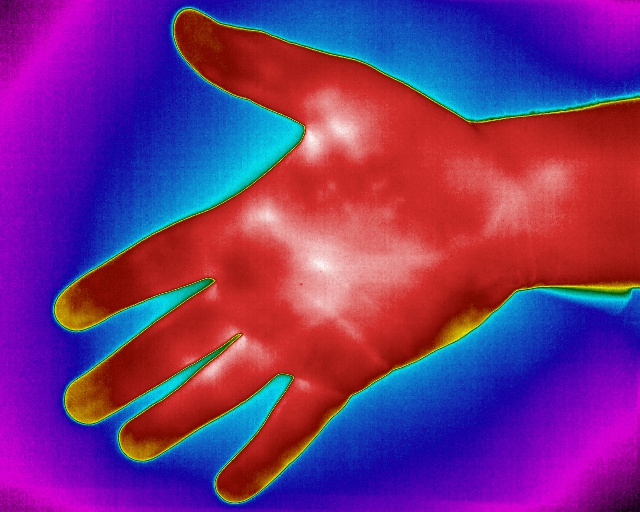
#> input picture Im6.jpg, 640 x 512 px
$ python -i ConvertGrayScale.py   (imports and definitions only)
#> lines starting #> are read from the running program, lines starting #| are printed output that depends on the picture; after the words box and inside, x2 and y2 are one past the last pixel; in counts of white or black regions, pixels touching at a corner belong together; long printed decimals are rounded
import cv2
import imutils
import numpy as np
import argparse
from PIL import Image, ImageOps
from matplotlib import pylab as plt
from skimage.feature import peak_local_max

# Displaying an image
from scipy import ndimage
import scipy.ndimage.filters as filters


# [49 lines left out: functions show_pic, edge_detecting, detect_top_bottom_wrist_points, black_background, not called in this run]


def hp_filter(img, kernel=np.array([[-1]*3, [-1, 8, -1], [-1]*3])/9):
    hpf_arr = ndimage.convolve(img, kernel)
    return hpf_arr


def lp_filter(img, kernel=np.array([[1] * 3, [1] * 3, [1] * 3])/9):
    lpf_arr = ndimage.convolve(img, kernel)
    return lpf_arr


def local_max(data, size):
    return filters.maximum_filter(data, size=size)


def max_points(img):
    points = peak_local_max(img)
    point_x = []
    point_y = []
    for i, j in points:
        point_x.append(j)
        point_y.append(i)

    return point_x, point_y


def local_min(data, size):
    return filters.minimum_filter(data, size=size)


def rgb2gray(rgb):
    return np.dot(rgb[..., :3], [0.2989, 0.5870, 0.1140])


def edge(path):
#> called with path = '../Im6.jpg'
    img = plt.imread(path)
#> img is the input picture: shape (512, 640, 3); mean R, G, B 117.5, 47.9, 124.8
    gray = rgb2gray(img)
#> in rgb2gray, `return np.dot(rgb[..., :3], [0.2989, 0.5870, 0.1140])`:
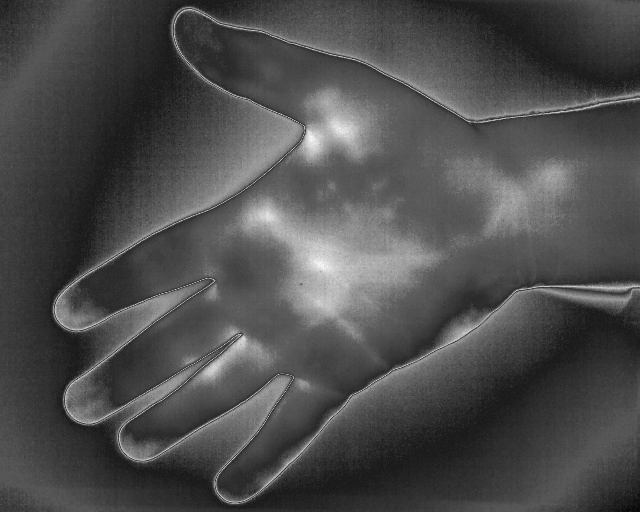
#> returned value: shape (512, 640) float64; min 5.97, max 250.9, mean 77.4
    print(gray.shape)
#| (512, 640)

    plt.figure()

    a = plt.subplot(2, 3, 1)
    plt.title("gray")
    plt.imshow(gray, cmap=plt.get_cmap('gray'))

    hp_filtered_img = hp_filter(gray)
#> in hp_filter, `hpf_arr = ndimage.convolve(img, kernel)`:
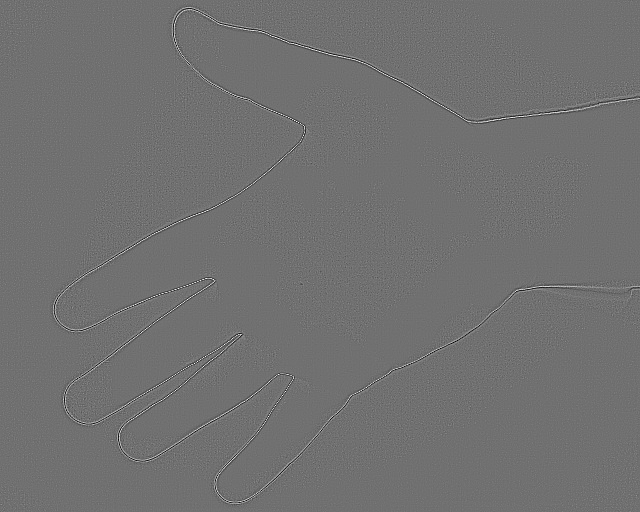
#> hpf_arr: shape (512, 640) float64; min -85.67, max 107.7, mean 0; drawn with min black and max white
    max_img = local_max(hp_filtered_img, 15)
#> in local_max, `return filters.maximum_filter(data, size=size)`:
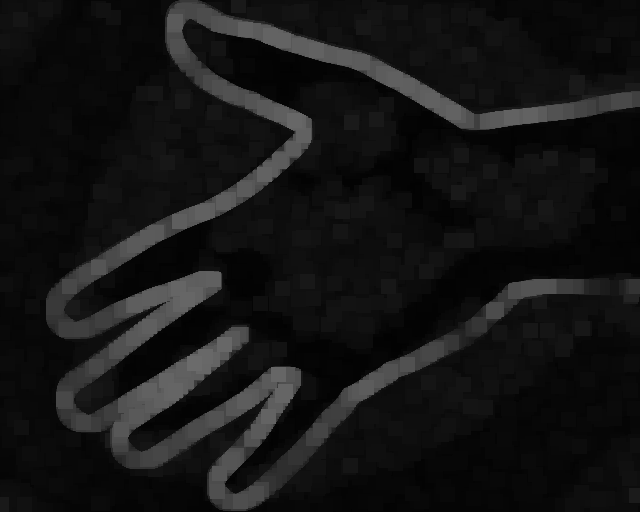
#> returned value: shape (512, 640) float64; min 1.86, max 107.7, mean 21.4
    plt.subplot(2, 3, 2, sharex=a, sharey=a)
    plt.title("hp_filtered_img")
    plt.imshow(hp_filtered_img, cmap=plt.get_cmap('gray'))

    hp_threshold_image = hp_filtered_img
    mean_value = hp_threshold_image.mean()
#> mean_value = 2.47e-16
    hp_threshold_image[hp_threshold_image <= mean_value] = 0
    hp_threshold_image[hp_threshold_image > mean_value] = 255
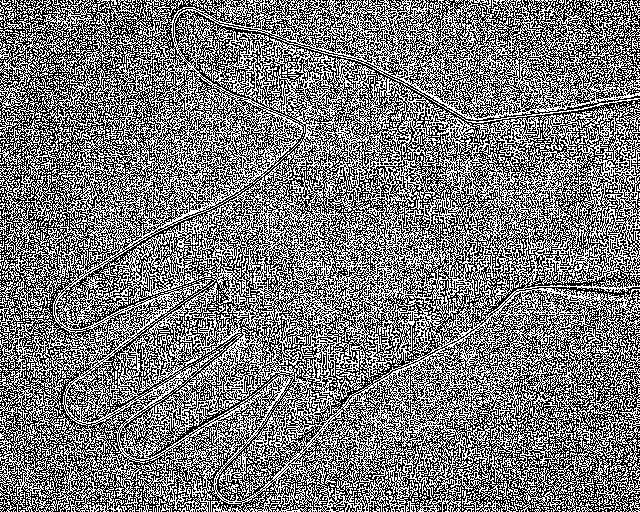
#> hp_threshold_image: shape (512, 640) float64; 47.8% white in thin lines or dots
    plt.subplot(2, 3, 3, sharex=a, sharey=a)
    plt.title("threshold_image hp")
    plt.imshow(hp_threshold_image, cmap=plt.get_cmap('gray'))

    lp_filtered_image = lp_filter(gray)
    plt.subplot(2, 3, 4, sharex=a, sharey=a)
    plt.title("lp_filtered_image")
    plt.imshow(lp_filtered_image, cmap=plt.get_cmap('gray'))

    hp_filtered_img_2 = hp_filter(gray)
    plt.subplot(2, 3, 5, sharex=a, sharey=a)
    plt.title("hp_filtered_img_2")
    plt.imshow(hp_filtered_img_2, cmap=plt.get_cmap('gray'))

    hp_threshold_image_2 = hp_filtered_img
    mean_value = hp_threshold_image_2.mean()
#> mean_value = 121.8
    print(mean_value)
#| 121.787
    hp_threshold_image_2[hp_filtered_img <= 150] = 0
    hp_threshold_image_2[hp_filtered_img > 150] = 255

    lp_threshold = lp_filter(hp_filtered_img_2,  np.array([[1] * 9, [1] * 9, [1] * 9, [1] * 9, [1] * 9, [1] * 9, [1] * 9, [1] * 9, [1] * 9])/81)
#> in lp_filter (call 2), `lpf_arr = ndimage.convolve(img, kernel)`:
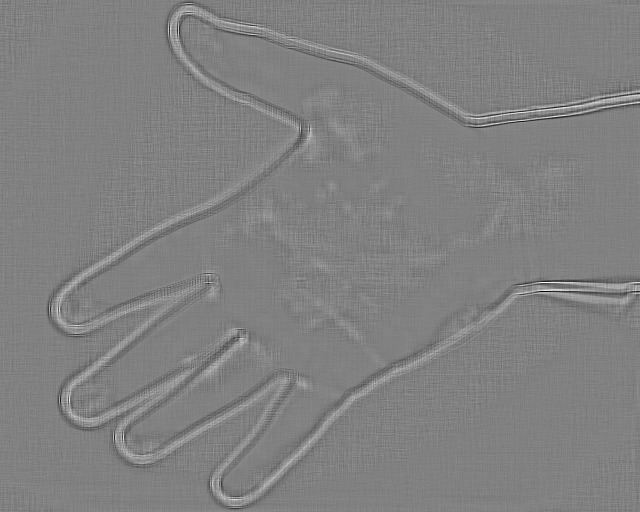
#> lpf_arr: shape (512, 640) float64; min -4.87, max 4.75, mean 2.49e-16; drawn with min black and max white

    points_x, points_y = max_points(hp_threshold_image_2)
#> in max_points, `points = peak_local_max(img)`: points = 155373 pairs, first value 1 to 510, second value 1 to 638
#> the loop in max_points, `for i, j in points:` made 155373 passes
#> j on passes 1 to 3: 2, 4, 5
#> after the loop in max_points, `for i, j in points:`: point_x = 155373 items
#> points_x = 155373 items; points_y = 155373 items
    h, w = hp_threshold_image_2.shape
#> h = 512; w = 640

    print(len(points_x))
#| 155373
    edge_image = np.ones((h, w), dtype=int)*250
    for i in range(len(points_x)):
        edge_image[points_y[i]][points_x[i]] = 0
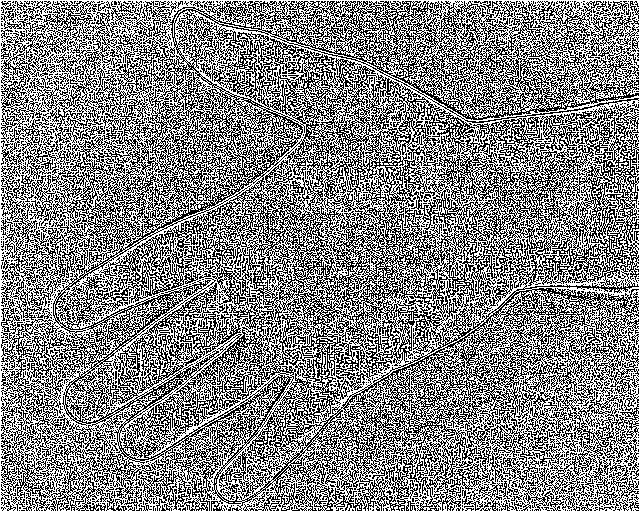
#> edge_image: shape (512, 640) int64; values 0 (black) and 250 (white), 52.6% white; black in thin lines or dots

    print(type(hp_threshold_image))
#| <class 'numpy.ndarray'>
    image_b_w = cv2.Canny(np.uint8(lp_filtered_image), 50, 150)
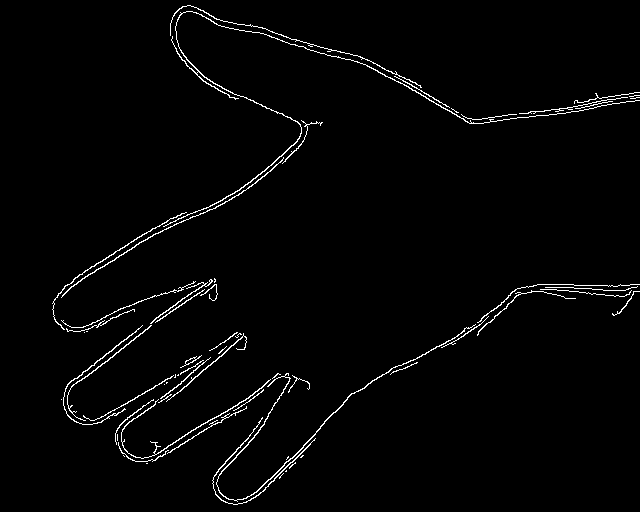
#> image_b_w: shape (512, 640); 2% white in thin lines or dots, all inside (x1, y1, x2, y2) = (52, 5, 640, 505)
    plt.subplot(2, 3, 6, sharex=a, sharey=a)
    plt.title("image_b_w")
    plt.imshow(image_b_w, cmap=plt.get_cmap('gray'))

    # plt.show(block=True)
    # h, w, c = img.shape
    # new_image = np.ones((h, w), dtype=int) * 250
    #
    # for i in range(len(light_dots_x)):
    #     new_image[light_dots_y[i]][light_dots_x[i]] = 0
    #
    # # plt.show(block=True)
    # a = plt.subplot(1, 3, 1)
    # plt.imshow(light_img)
    # # plt.subplot(1, 3, 2, sharex=a, sharey=a)
    # # plt.imshow(new_image)
    #
    # filtered_light_img = hpf_2(new_image)
    # max_light_image = local_max(filtered_light_img, 25)
    # print(type(filtered_light_img))
    # plt.subplot(1, 3, 2, sharex=a, sharey=a)
    # plt.imshow(max_light_image)
    #
    # mean_im = max_light_image.mean()
    # print(mean_im)
    # # min_convolve = lpf(max_light_image)
    # # min_light_image_1 = local_max(min_convolve, 20)
    # threshold_image = max_light_image
    # threshold_image[threshold_image <= 180] = 0
    # threshold_image[threshold_image > 180] = 255
    # plt.subplot(1, 3, 3, sharex=a, sharey=a)
    # plt.imshow(threshold_image)
    # plt.show(block=True)
    # get_center_points(threshold_image)
    # # max = max_light_image/255
    # # print(max.max())
    # # im = Image.fromarray(np.uint8(cm.gist_earth(max_light_image) * 255))
    # # plt.subplot(1, 3, 3, sharex=a, sharey=a)
    # # plt.imshow(filtered_light_img)
    # # plt.show(block=True)
    # # board = max_light_image.filter(ImageFilter.FIND_EDGES)


class ImageProcessing:

    # [129 lines left out: functions __init__, black_border, flip_image, convert_image_to_gray_scale, convert_gray_scale, not called in this run]

    ''' b_w_image = edge_detecting(self.image , 350, 500)
        show_pic(b_w_image ,"b_w_image")

        for i in range(1, height - 1):
            for j in range(1, width - 1):
                if b_w_image[i][j] != 0:
                    self.image[i][j] = 0
                    break

        for i in range(1, height - 1):
            if ( i < top_wrist ) or ( i > bottom_wrist ):
                for j in range(1, width - 1):
                    if b_w_image[height - i][width - j] != 0:
                        self.image[height - i][width - j] = 0
                        break
                        '''


# [49 lines left out: functions detect_most_left_border_point, rotate_image, not called in this run]

>>> result = edge('../Im6.jpg')
